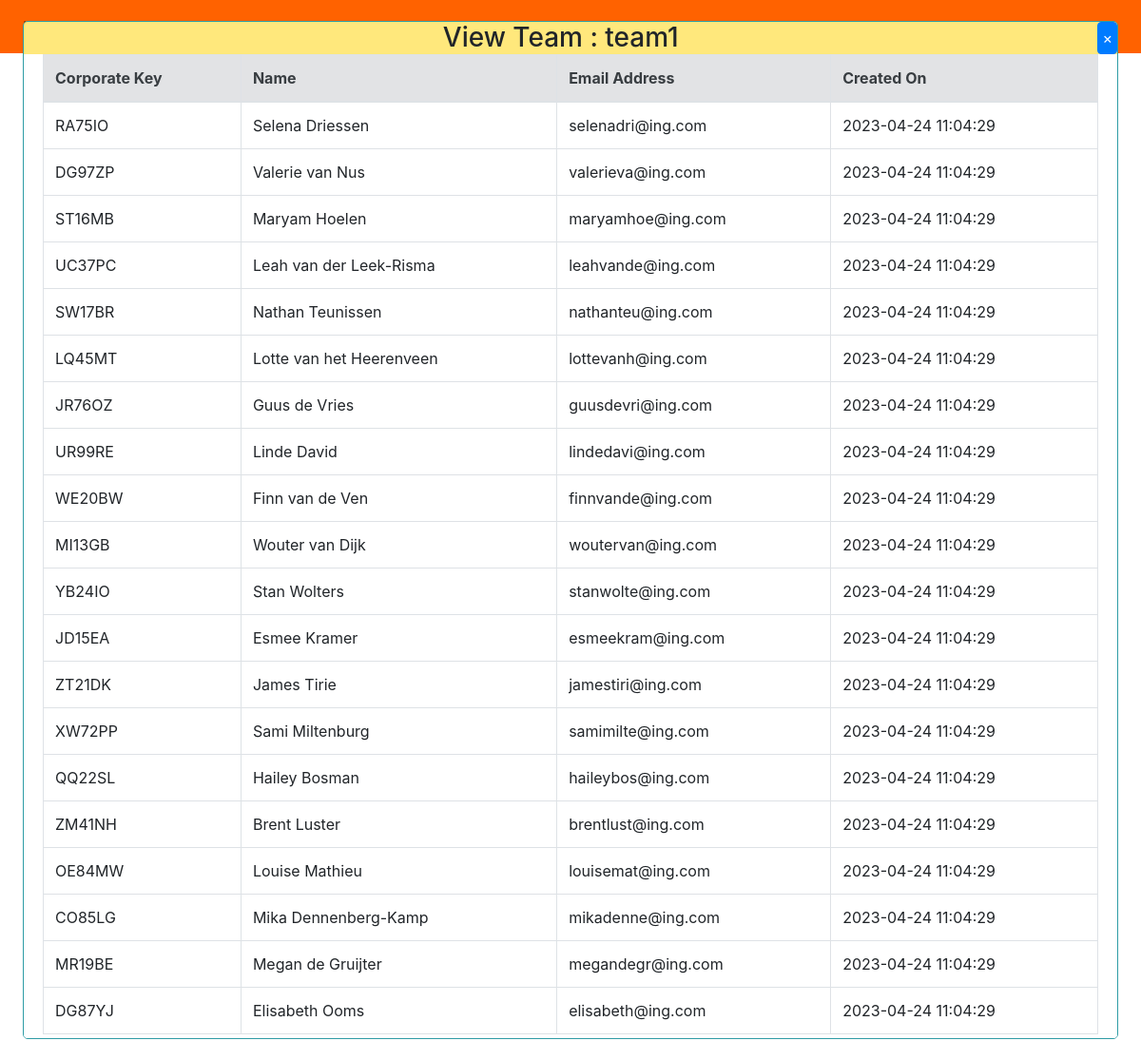
The page /view-team/1 (signed in) on the database its author committed.
### website/models.py (models this page shows)
class AD_Team(db.Model):
    __tablename__ = 'ad_team'
    id = db.Column(db.Integer, primary_key=True)
    email = db.Column(db.String(150), unique=True)
    name = db.Column(db.String(150), unique=True)
    tribename = db.Column(db.String(150))
    create_date = db.Column(db.DateTime(timezone=True), default=func.now())
    users = db.relationship('AD_User', secondary=AD_UserTeam, back_populates='teams')

class AD_User(db.Model):
    __tablename__ = 'ad_user'
    id = db.Column(db.Integer, primary_key=True)
    name = db.Column(db.String(150))
    email = db.Column(db.String(150), unique=True)
    corpkey = db.Column(db.String(6))
    create_date = db.Column(db.DateTime(timezone=True), default=func.now())
    teams = db.relationship('AD_Team', secondary=AD_UserTeam, back_populates ='users')

### website/views.py (the view)
@views.route('/view-team/<int:team_id>', methods=['GET','POST'])
@login_required
def view_team(team_id):
    db_team = AD_Team.query.get(team_id)
    return render_template('view_team.html', team=db_team, user=current_user)

### website/__init__.py (called while the page is built)
def create_app():
    app = Flask(__name__)
    app.config['SECRET_KEY'] = 'AppDevelopedON14Apr2023' #light weight string for the demo
    app.config['SQLALCHEMY_DATABASE_URI'] = f'sqlite:///websitelogindb.db'
    db.init_app(app)
    from .views import views
    from .auth import auth
    app.register_blueprint(views, url_prefix='/')
    app.register_blueprint(auth, url_prefix='/')
    from .models import User, AD_User, AD_Team
    with app.app_context():
        db.create_all()
    login_manager = LoginManager()
    login_manager.login_view = 'auth.login'
    login_manager.init_app(app)
    @login_manager.user_loader
    def load_user(id):
        return User.query.get(int(id))
    return app

### website/templates/view_team.html (shortened to what this page needs)
{% extends "base.html" %}
{% block content %}
<div class="popupscreen">
  <div class="popupscreenheader">
    <h3 style="display: inline;">View Team : {{ team.name }}</h3>
    <button style="display: inline-block;float: right;padding: 4px;position: relative;" type="button" class="btn btn-primary" onClick="window.location.href='{{ url_for( 'views.teampage') }}';">
      <span aria-hidden="true">&times;</span>
    </button>
  </div>
  <div class="container">
    {% if team.users %}
      <table class="table table-bordered table-hover">
        <thead class="alert alert-secondary">
          <tr>
            <th>Corporate Key</th>
            <th>Name</th>
            <th>Email Address</th>
            <th>Created On</th>
          </tr>
        </thead>
        <tbody>
          {% for user in team.users %}
            <tr>
              <td>{{ user.corpkey }}</td>
              <td>{{ user.name }}</td>
              <td>{{ user.email }}</td>
              <td>{{ user.create_date }}</td>
            </tr>
          {% endfor %}
        </tbody>
      </table>
    {% else %}
      <h4>No Users found.</h4>
    {% endif %}
  </div>
</div>
{% endblock %}

### website/templates/base.html (shortened to what this page needs)
<!DOCTYPE html>
<html lang="en">
    <head>
    <link
      rel="stylesheet"
      href="https://stackpath.bootstrapcdn.com/bootstrap/4.4.1/css/bootstrap.min.css"
    />
    <link
      rel="stylesheet"
      href="https://stackpath.bootstrapcdn.com/font-awesome/4.7.0/css/font-awesome.min.css"
    />
    <link rel="stylesheet" href="https://unpkg.com/bootstrap-icons@1.7.2/font/bootstrap-icons.css" />
    </head>
    <body>
        <nav class="navbar navbar-expand-lg navbar-light" style="background-color: #ff6200;">
      <div class="collapse navbar-collapse" id="navbar">
        <div class="navbar-nav">
            {% if user.is_authenticated %}
            <a class="nav-item nav-link" id="home" href="/">Home</a>
            <a class="nav-item nav-link" id="user" href="{{ url_for('views.userpage') }}">User Management</a>
            <a class="nav-item nav-link" id="team" href="{{ url_for('views.teampage') }}">Team Management</a>
            <a class="nav-item nav-link" id="logout" href="{{ url_for('auth.logout') }}">Logout</a>
            {% else %}
            <a class="nav-item nav-link" id="login" href="{{ url_for('auth.login') }}">Login</a>
            <a class="nav-item nav-link" id="signUp" href="{{ url_for('auth.signup') }}">Signup</a>
            {% endif %}
        </div>
        </div>
    </nav>
    <div class="container">
        {% block content %}
        {% endblock %}
    </div>
    </body>
</html>

### website/templates/base.html (style rules this page uses)
.popupscreen { top: 2%;left: 2%;position: absolute;z-index: 1;align-items: center;width: 96%;height: 96%;overflow: auto;background-color: rgba(255, 255, 255, 1);border-radius: 5px; border: 1px solid #2e9ca5; }
.popupscreenheader { background-color: #FFE87C;text-align: center; }

### rows shown on the page
AD_Team: name "team1"
AD_User: corpkey "RA75IO", name "Selena Driessen", email "selenadri@ing.com", create_date "2023-04-24 11:04:29"
AD_User: corpkey "DG97ZP", name "Valerie van Nus", email "valerieva@ing.com", create_date "2023-04-24 11:04:29"
AD_User: corpkey "ST16MB", name "Maryam Hoelen", email "maryamhoe@ing.com", create_date "2023-04-24 11:04:29"
AD_User: corpkey "UC37PC", name "Leah van der Leek-Risma", email "leahvande@ing.com", create_date "2023-04-24 11:04:29"
AD_User: corpkey "SW17BR", name "Nathan Teunissen", email "nathanteu@ing.com", create_date "2023-04-24 11:04:29"
AD_User: corpkey "LQ45MT", name "Lotte van het Heerenveen", email "lottevanh@ing.com", create_date "2023-04-24 11:04:29"
AD_User: corpkey "JR76OZ", name "Guus de Vries", email "guusdevri@ing.com", create_date "2023-04-24 11:04:29"
AD_User: corpkey "UR99RE", name "Linde David", email "lindedavi@ing.com", create_date "2023-04-24 11:04:29"
AD_User: corpkey "WE20BW", name "Finn van de Ven", email "finnvande@ing.com", create_date "2023-04-24 11:04:29"
AD_User: corpkey "MI13GB", name "Wouter van Dijk", email "woutervan@ing.com", create_date "2023-04-24 11:04:29"
AD_User: corpkey "YB24IO", name "Stan Wolters", email "stanwolte@ing.com", create_date "2023-04-24 11:04:29"
AD_User: corpkey "JD15EA", name "Esmee Kramer", email "esmeekram@ing.com", create_date "2023-04-24 11:04:29"
AD_User: corpkey "ZT21DK", name "James Tirie", email "jamestiri@ing.com", create_date "2023-04-24 11:04:29"
AD_User: corpkey "XW72PP", name "Sami Miltenburg", email "samimilte@ing.com", create_date "2023-04-24 11:04:29"
AD_User: corpkey "QQ22SL", name "Hailey Bosman", email "haileybos@ing.com", create_date "2023-04-24 11:04:29"
AD_User: corpkey "ZM41NH", name "Brent Luster", email "brentlust@ing.com", create_date "2023-04-24 11:04:29"
AD_User: corpkey "OE84MW", name "Louise Mathieu", email "louisemat@ing.com", create_date "2023-04-24 11:04:29"
AD_User: corpkey "CO85LG", name "Mika Dennenberg-Kamp", email "mikadenne@ing.com", create_date "2023-04-24 11:04:29"
AD_User: corpkey "MR19BE", name "Megan de Gruijter", email "megandegr@ing.com", create_date "2023-04-24 11:04:29"
AD_User: corpkey "DG87YJ", name "Elisabeth Ooms", email "elisabeth@ing.com", create_date "2023-04-24 11:04:29"
